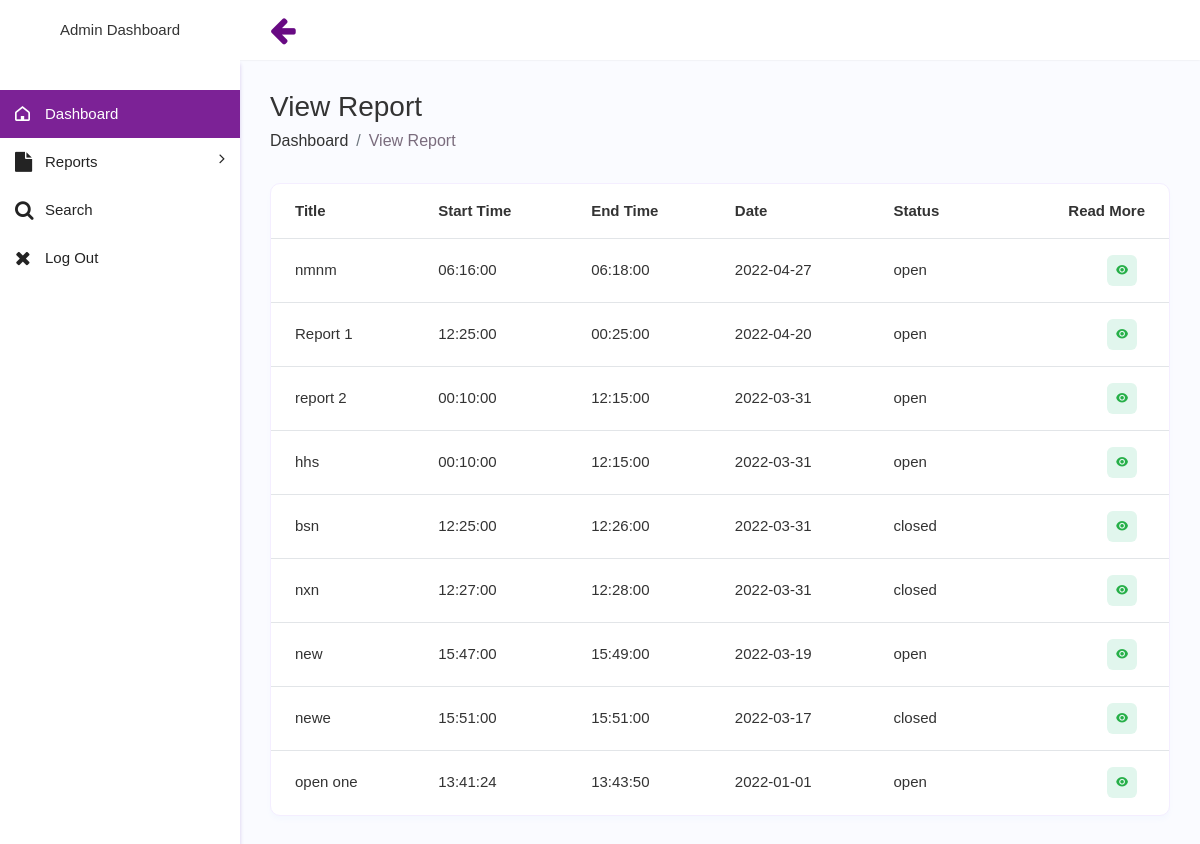
Page /dashboard/view.php (signed in) on the committed database.
### tables this page shows
CREATE TABLE IF NOT EXISTS `decisions` (
  `id` int(11) NOT NULL AUTO_INCREMENT,
  `title` varchar(100) NOT NULL,
  `minute` varchar(400) NOT NULL,
  `keyarea` varchar(100) NOT NULL,
  `starttime` time NOT NULL,
  `endtime` time NOT NULL,
  `date` date NOT NULL,
  `status` varchar(20) NOT NULL,
  `members` varchar(400) NOT NULL,
  `venue` varchar(50) NOT NULL,
  PRIMARY KEY (`id`)
);

### dashboard/view.php (the view, shortened to what this page needs)
<?php
include 'connect.php';
?>
<!DOCTYPE html>
<html lang="en">
<head>
<link rel="stylesheet" href="assets/css/bootstrap.min.css">
<link rel="stylesheet" href="assets/css/font-awesome.min.css">
<link rel="stylesheet" href="assets/css/feathericon.min.css">
<link rel="stylesheet" href="assets/plugins/morris/morris.css">
<link rel="stylesheet" href="assets/css/style.css">
</head>
<body>
<div class="main-wrapper">
<div class="header">
<div class="header-left">
<p class="logo"></pclass>Admin Dashboard</p>
</div>
<a href="javascript:void(0);" id="toggle_btn">
<i class="fa fa-arrow-left"></i>
</a>
</div>
<div class="sidebar" id="sidebar">
<div class="sidebar-inner slimscroll">
<div id="sidebar-menu" class="sidebar-menu">
<ul>
<li class="menu-title">
</li>
<li class="active">
<a href="index.php"><i class="fe fe-home"></i> <span>Dashboard</span></a>
</li>
<li class="submenu">
<a href="#"><i class="fa fa-file"></i> <span>Reports</span> <span class="menu-arrow"></span></a>
</li>
<li>
<a href="search.php"><i class="fa fa-search"></i> <span>Search</span></a>
</li>
<li>
<a href="http://localhost/motun/logout/index.php"><i class="fa fa-close"></i> <span>Log Out</span></a>
</li>
</ul>
</div>
</div>
</div>
<div class="page-wrapper">
<div class="content container-fluid">
<div class="page-header">
<div class="row align-items-center">
<div class="col">
<h3 class="page-title">View Report</h3>
<ul class="breadcrumb">
<li class="breadcrumb-item"><a href="index.html">Dashboard</a></li>
<li class="breadcrumb-item active">View Report</li>
</ul>
</div>
</div>
</div>
<div class="row">
<div class="col-md-12 d-flex">
<div class="card card-table flex-fill">
<div class="card-body">
<div class="table-responsive">
<table class="table table-hover table-center mb-0">
<thead>
<tr>
<th>Title</th>
<th>Start Time</th>
<th>End Time</th>
<th>Date</th>
<th>Status</th>
<th class="text-end">Read More</th>
</tr>
</thead>
<tbody>
<?php
         $sql = "select * from `decisions` ORDER BY `date` DESC";
         $result = mysqli_query($con, $sql);
         if($result){
          while($row = mysqli_fetch_assoc($result)){
            $id =$row['id'];
            $title =$row['title'];
			$starttime = $row['starttime'];
            $endtime =$row['endtime'];
            $date =$row['date'];
            $status =$row['status'];
            echo '
<tr>
<td>'.$title.'</td>
<td>'.$starttime.'</td>
<td>'.$endtime.'</td>
<td>'.$date.'</td>
<td>'.$status.'</td>
<td class="text-end">
<div class="actions">
<a href="viewaction.php?viewid='.$id.'" class="btn btn-sm bg-success-light me-2 title="Unblocked">
<i class="fe fe-eye"></i>
</a>
</div>
</td>
</tr>';
}
}
?>
</tbody>
</table>
</div>
</div>
</div>
</div>
</div>
</div>
</div>
</div>
</body>
</html>

### rows in the picture
decisions: title "nmnm", starttime "06:16:00", endtime "06:18:00", date "2022-04-27", status "open"
decisions: title "Report 1", starttime "12:25:00", endtime "00:25:00", date "2022-04-20", status "open"
decisions: title "report 2", starttime "00:10:00", endtime "12:15:00", date "2022-03-31", status "open"
decisions: title "hhs", starttime "00:10:00", endtime "12:15:00", date "2022-03-31", status "open"
decisions: title "bsn", starttime "12:25:00", endtime "12:26:00", date "2022-03-31", status "closed"
decisions: title "nxn", starttime "12:27:00", endtime "12:28:00", date "2022-03-31", status "closed"
decisions: title "new", starttime "15:47:00", endtime "15:49:00", date "2022-03-19", status "open"
decisions: title "newe", starttime "15:51:00", endtime "15:51:00", date "2022-03-17", status "closed"
decisions: title "open one", starttime "13:41:24", endtime "13:43:50", date "2022-01-01", status "open"
